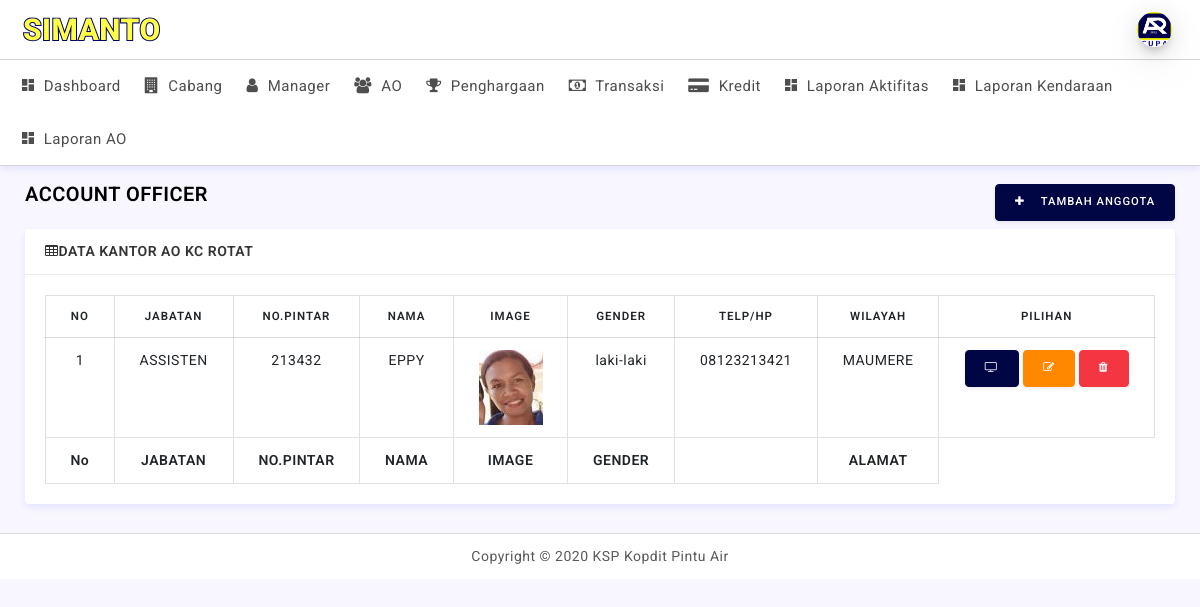
/public/anggota, run on the app's committed database.
### tables this page shows
CREATE TABLE `anggota` (
  `id` int(11) NOT NULL,
  `no_pintar` int(11) NOT NULL,
  `id_jabatan` int(11) NOT NULL,
  `nama` varchar(50) NOT NULL,
  `image` varchar(50) NOT NULL,
  `gender` varchar(50) NOT NULL,
  `telp/hp` varchar(50) NOT NULL,
  `wilayah` text NOT NULL
);

CREATE TABLE `jabatan` (
  `id` int(11) NOT NULL,
  `jabatan` varchar(50) NOT NULL
);

### app/core/Controller.php (called while the page is built, shortened)
<?php
class Controller{
    public function view($view,$data = []){
        require_once '../app/views/' . $view . '.php';
    }
    public function model($model){
        return new $model;
    }
}

### app/controllers/Anggota.php (called while the page is built, shortened)
<?php
class Anggota extends Controller{
    public function index(){
        $data['title'] = 'ANGGOTA PINTAR';
        $data['agt'] = $this->model('Anggota_model')->getAllAnggota();
        $this->view('anggota/index',$data);
    }
}

### app/core/App.php (called while the page is built, shortened)
<?php
class App{
    protected $method = 'index';
    protected $params = [];
    public function __construct(){
        $this->controller = new $this->controller;
        call_user_func_array([$this->controller,$this->method], $this->params);
    }
}

### public/index.php (called while the page is built, shortened)
<?php
$app = new App;

### app/core/Database.php (called while the page is built, shortened)
<?php
class Database{
        private $db_host = DB_HOST;
        private $db_user = DB_USER;
        private $db_pass = DB_PASS;
        private $db_name = DB_NAME;
        private $dbh;
        private $stmt;
        public function __construct()
        {
            $dsn = 'mysql:host='. $this->db_host .';dbname='. $this->db_name .'';
            $option = [
                PDO::ATTR_PERSISTENT => true,
                PDO::ATTR_ERRMODE => PDO::ERRMODE_EXCEPTION
            ];
            try {
                $this->dbh = new PDO($dsn, $this->db_user , $this->db_pass, $option);
            } catch (PDOException $e) {
                die($e->getMessage());
            }
        }
        public function query($query)
        {
            $this->stmt = $this->dbh->prepare($query);
        }
        public function execute()
        {
            $this->stmt->execute();
        }
        public function resultSet()
        {
            $this->execute();
            return $this->stmt->fetchAll(PDO::FETCH_ASSOC);
        }
}

### app/models/Anggota_model.php (called while the page is built, shortened)
<?php
class Anggota_model {
    private $db;
    public function __construct(){
        $this->db = new Database;
    }
    public function getAllAnggota(){
        $this->db->query('SELECT * FROM `anggota` INNER JOIN `jabatan` ON `anggota`.`id_jabatan`=`jabatan`.`id`');
        return $this->db->resultSet();
    }
}

### app/views/anggota/index.php (the view, shortened to what this page needs)
<div class="content-wrapper">
  <div class="container-fluid">
   <div class="row pt-2 pb-2">
      <div class="col-sm-9">
    <h4 class="page-title">ACCOUNT OFFICER</h4>
      </div>
      <div class="col-sm-3 text-right">
      <button type="button" class="btnadd align-right btn btn-primary waves-effect waves-light" data-toggle="modal" data-target="#DataModels"><i class="fa fa-plus mr-3"></i>Tambah ANGGOTA</button>
      </div>
   </div>
    <div class="row">
      <div class="col-lg-12">
        <div class="card">
          <div class="card-header"><i class="fa fa-table"></i>DATA KANTOR AO KC ROTAT</div>
          <div class="card-body">
            <div class="table-responsive">
            <table id="example" class="text-center table table-bordered">
              <thead>
                  <tr>
                      <th>No</th>
                      <th>JABATAN</th>
                      <th>NO.PINTAR</th>
                      <th>NAMA</th>
                      <th>IMAGE</th>
                      <th>GENDER</th>
                      <th>TELP/HP</th>
                      <th>WILAYAH</th>
                      <th>PILIHAN</th>
                  </tr>
              </thead>
              <tbody>
              <?php $i=1;?>
                <?php foreach($data['agt'] as $agt) :?>
                <tr>
                  <td><?=$i;?></td>
                  <td><?=$agt['jabatan']?></td>
                  <td><?=$agt['no_pintar']?></td>
                  <td><?=$agt['nama']?></td>
                  <td><img src="<?=BASEURL;?>assets/images/company/nita/anggota/<?=$agt['image'];?>" alt="profile-image" class="profile img-rounded"></td>
                  <td><?=$agt['gender']?></td>
                  <td><?=$agt['telp/hp']?></td>
                  <td><?=$agt['wilayah']?></td>
                  <td>
                  <a href="<?=BASEURL;?>anggota/detail/<?=$cbg['id'];?>" class="btn btn-primary text-white"><i class="fa fa-television"></i></a>
                  <button type="button" class="btnedit align-right btn btn-warning waves-effect waves-light" data-toggle="modal" data-target="#DataModels"><i class="fa fa-edit"></i></button>
                      <a href="<?=BASEURL;?>cabang/hapus/<?=$cbg['id'];?>" class="btn btn-danger"><i class="fa fa-trash"></i></a>
                  </td>
                </tr>
                <?php $i++;?>
                <?php endforeach;?>
              </tbody>
              <tfoot>
                  <tr>
                      <th>No</th>
                      <th>JABATAN</th>
                      <th>NO.PINTAR</th>
                      <th>NAMA</th>
                      <th>IMAGE</th>
                      <th>GENDER</th>
                      <th></th>
                      <th>ALAMAT</th>
                  </tr>
              </tfoot>
          </table>
          </div>
          </div>
        </div>
      </div>
    </div>
  </div>
  </div>

### data on the page
anggota: id_jabatan.jabatan "ASSISTEN", no_pintar "213432", nama "EPPY", image (picture), gender "laki-laki", value "08123213421", wilayah "MAUMERE"
